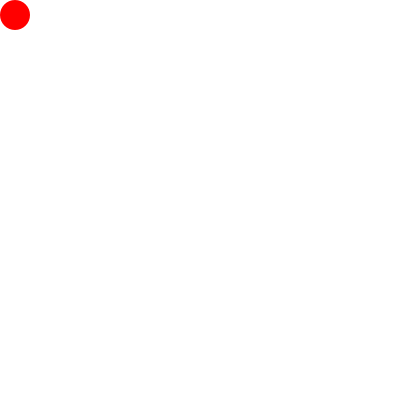
Frame 1 (no input)
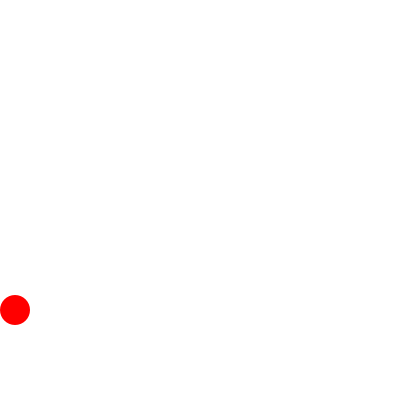
Frame 60 (the mouse pressed at the canvas centre just before this capture)
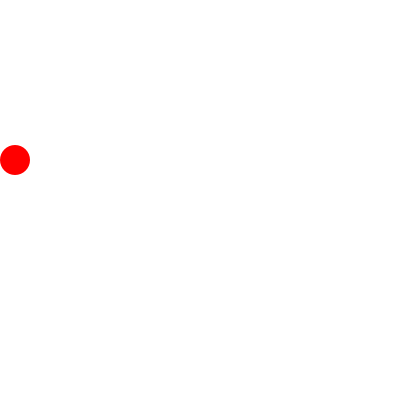
Frame 120 (the mouse held since frame 60 and released just before this capture)

The Processing sketch that drew these frames (run headless with seeded random() and noise(); from frame 60 on, the mouse is pressed at the canvas centre):

// Processing sketch: processing_104977
// ── processing_104977.pde

int BallHeights = 30;
int BallWidth= 30;
int x = 0;
int y = 0;
int speed = 5;
int wall=0;

void setup (){
  size(400, 400);
  smooth();
  
  noStroke();
  ellipseMode(CORNER);
  
}

void draw(){
  background (255);
  fill(255,0,0);
  ellipse(x,y,BallWidth, BallHeights);
  
  //x = x + speed;
  y = y + speed;
  
  if((y+BallWidth >= height)) {
    speed = speed *-1;
    wall+=20;
    }
    
    
    if(y<wall) {speed = speed *-1;
    wall+=20;
    y=wall;
    
    
    }
    }
